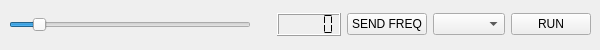
<?xml version="1.0" encoding="UTF-8"?>
<ui version="4.0">
 <class>MainWindow</class>
 <widget class="QMainWindow" name="MainWindow">
  <property name="windowModality">
   <enum>Qt::WindowModal</enum>
  </property>
  <property name="geometry">
   <rect>
    <x>0</x>
    <y>0</y>
    <width>600</width>
    <height>50</height>
   </rect>
  </property>
  <property name="sizePolicy">
   <sizepolicy hsizetype="Fixed" vsizetype="Fixed">
    <horstretch>0</horstretch>
    <verstretch>0</verstretch>
   </sizepolicy>
  </property>
  <property name="minimumSize">
   <size>
    <width>600</width>
    <height>50</height>
   </size>
  </property>
  <property name="maximumSize">
   <size>
    <width>600</width>
    <height>50</height>
   </size>
  </property>
  <property name="windowTitle">
   <string>WaveGenerator</string>
  </property>
  <widget class="QWidget" name="centralwidget">
   <layout class="QVBoxLayout" name="verticalLayout">
    <item>
     <layout class="QHBoxLayout" name="horizontalLayout">
      <item>
       <widget class="QSlider" name="SLD">
        <property name="enabled">
         <bool>true</bool>
        </property>
        <property name="sizePolicy">
         <sizepolicy hsizetype="Preferred" vsizetype="Fixed">
          <horstretch>100</horstretch>
          <verstretch>0</verstretch>
         </sizepolicy>
        </property>
        <property name="maximum">
         <number>100000</number>
        </property>
        <property name="singleStep">
         <number>100</number>
        </property>
        <property name="pageStep">
         <number>100</number>
        </property>
        <property name="sliderPosition">
         <number>10000</number>
        </property>
        <property name="orientation">
         <enum>Qt::Horizontal</enum>
        </property>
       </widget>
      </item>
      <item>
       <spacer name="horizontalSpacer">
        <property name="orientation">
         <enum>Qt::Horizontal</enum>
        </property>
        <property name="sizeHint" stdset="0">
         <size>
          <width>20</width>
          <height>10</height>
         </size>
        </property>
       </spacer>
      </item>
      <item>
       <widget class="QLCDNumber" name="LCD">
        <property name="segmentStyle">
         <enum>QLCDNumber::Flat</enum>
        </property>
       </widget>
      </item>
      <item>
       <widget class="QPushButton" name="BTNF">
        <property name="text">
         <string>SEND FREQ</string>
        </property>
       </widget>
      </item>
      <item>
       <widget class="QComboBox" name="CMB">
        <property name="insertPolicy">
         <enum>QComboBox::InsertAfterCurrent</enum>
        </property>
       </widget>
      </item>
      <item>
       <widget class="QPushButton" name="BTNS">
        <property name="text">
         <string>RUN</string>
        </property>
       </widget>
      </item>
     </layout>
    </item>
   </layout>
  </widget>
 </widget>
 <resources/>
 <connections/>
</ui>
